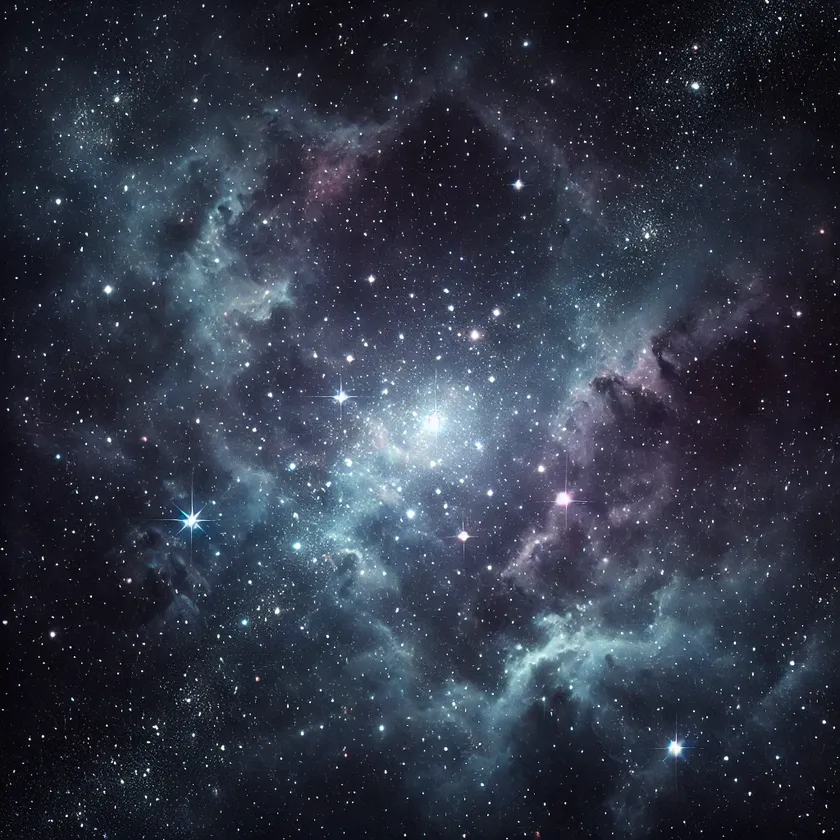
#> input picture universe-space.webp, 840 x 840 px, shrunk from 1024 x 1024 before the run
$ python image-shapes.py
#> lines starting #> are read from the running program, lines starting #| are printed output that depends on the picture
import cv2

# Read the image
image = cv2.imread('universe-space.webp')
#> image is the input picture: shape (840, 840, 3); mean B, G, R 69.7, 54.8, 48.3

# Draw a blue rectangle
cv2.rectangle(image, (50, 50), (200, 200), (255, 0, 0), 2)

# Draw a red circle
cv2.circle(image, (300, 300), 50, (0, 0, 255), -1)

# Add some text
cv2.putText(image, 'OpenCV', (100, 100), cv2.FONT_HERSHEY_SIMPLEX, 1, (0, 255, 0), 2)
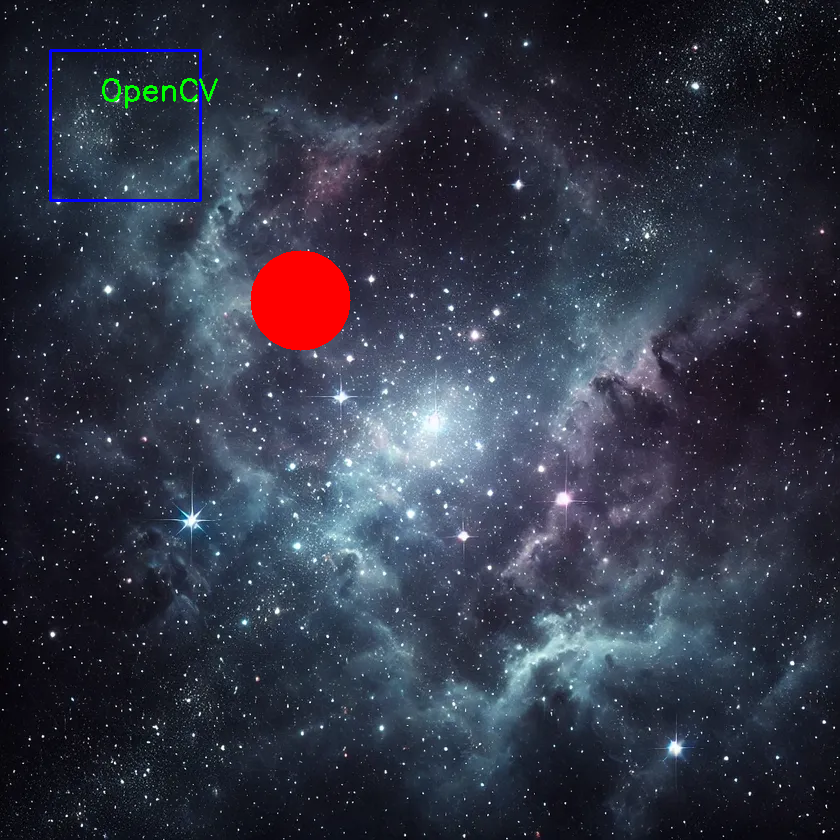
#> image: shape (840, 840, 3); mean B, G, R 69, 54, 50.1

# Save the image with drawings
cv2.imwrite('universe-space-image_with_shapes.webp', image)
